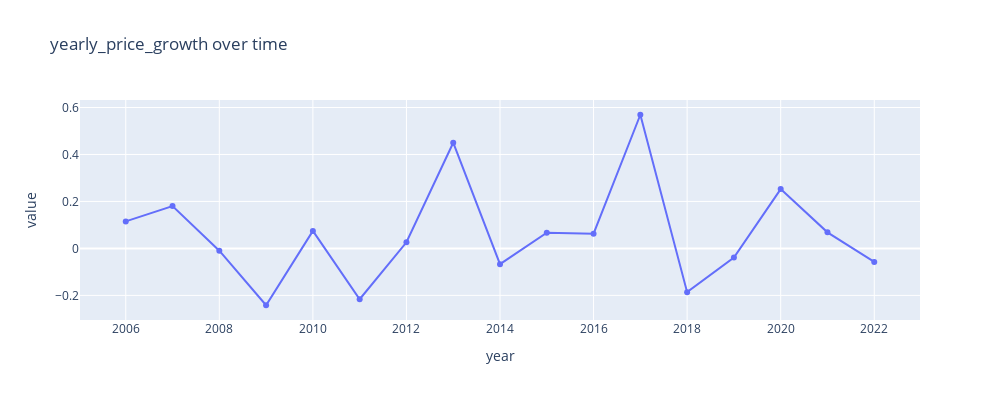
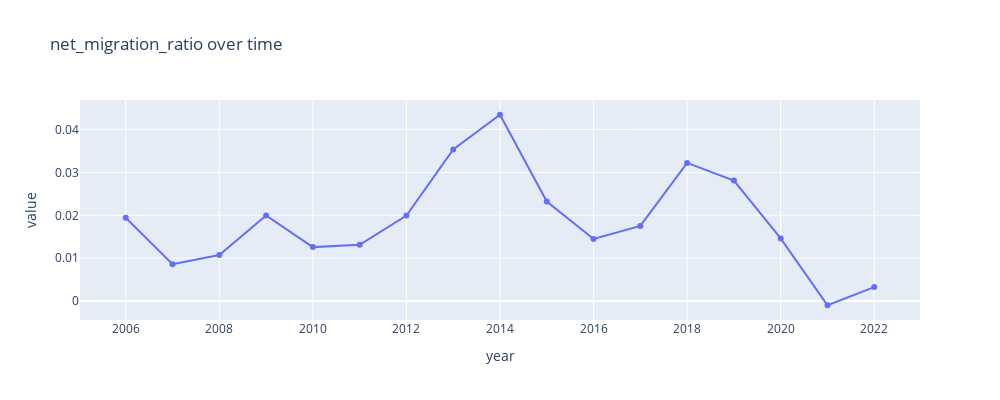
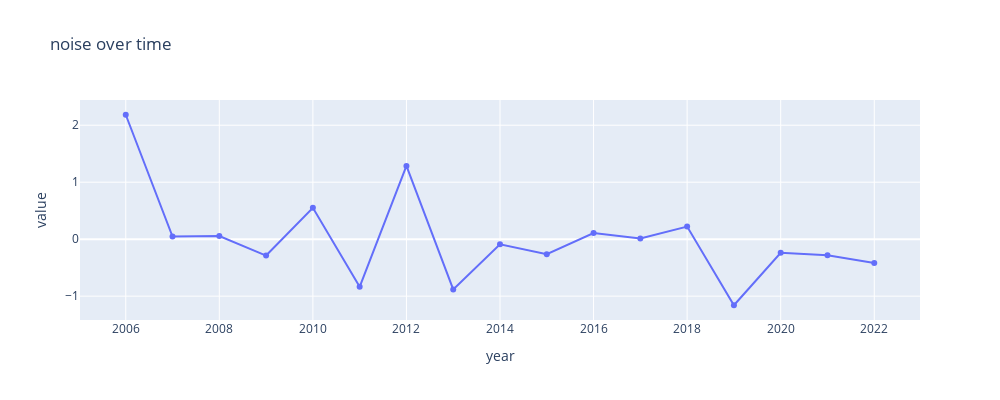

Notebook source saved alongside these figures, in order:
### Code cell
for variable in variables:
    plot_time_series(
        area_df,
        variable,
        group_by_columns,
        granularity_columns,
        f"{variable} over time",
        width=1000,
        height=400,
        showlegend=False,
        # visible="legendonly",
        # highlight=True,
        # highlight_range=(2020, 2022)
    )

### Figure 1 — Plotly figure (JSON) as saved in the notebook; plotly's stock layout.template omitted (floating-point values rounded to 4 significant figures)
{"data": [{"hovertemplate": "variable=('Tokyo-to Chiyoda-ku', 13101)<br>year=%{x}<br>value=%{y}<extra></extra>", "legendgroup": "('Tokyo-to Chiyoda-ku', 13101)", "line": {"color": "#636efa", "dash": "solid"}, "marker": {"symbol": "circle"}, "mode": "lines+markers", "name": "('Tokyo-to Chiyoda-ku', 13101)", "orientation": "v", "showlegend": true, "type": "scatter", "x": [2006, 2007, 2008, 2009, 2010, 2011, 2012, 2013, 2014, 2015, 2016, 2017, 2018, 2019, 2020, 2021, 2022], "xaxis": "x", "y": [0.1151, 0.1805, -0.009674, -0.2419, 0.07463, -0.2163, 0.02618, 0.45, -0.06689, 0.06668, 0.06258, 0.5691, -0.1862, -0.03854, 0.2526, 0.06851, -0.05758], "yaxis": "y"}], "layout": {"autosize": false, "height": 400, "hovermode": "closest", "legend": {"title": {"text": "variable"}, "tracegroupgap": 0}, "showlegend": false, "title": {"text": "yearly_price_growth over time"}, "width": 1000, "xaxis": {"anchor": "y", "domain": [0, 1], "title": {"text": "year"}}, "yaxis": {"anchor": "x", "domain": [0, 1], "title": {"text": "value"}}}}

### Figure 2 — Plotly figure (JSON) as saved in the notebook; plotly's stock layout.template omitted (floating-point values rounded to 4 significant figures)
{"data": [{"hovertemplate": "variable=('Tokyo-to Chiyoda-ku', 13101)<br>year=%{x}<br>value=%{y}<extra></extra>", "legendgroup": "('Tokyo-to Chiyoda-ku', 13101)", "line": {"color": "#636efa", "dash": "solid"}, "marker": {"symbol": "circle"}, "mode": "lines+markers", "name": "('Tokyo-to Chiyoda-ku', 13101)", "orientation": "v", "showlegend": true, "type": "scatter", "x": [2006, 2007, 2008, 2009, 2010, 2011, 2012, 2013, 2014, 2015, 2016, 2017, 2018, 2019, 2020, 2021, 2022], "xaxis": "x", "y": [0.01942, 0.008594, 0.01073, 0.01998, 0.01258, 0.01312, 0.01995, 0.03536, 0.04345, 0.0232, 0.01447, 0.01752, 0.03221, 0.02811, 0.01461, -0.0009758, 0.003262], "yaxis": "y"}], "layout": {"autosize": false, "height": 400, "hovermode": "closest", "legend": {"title": {"text": "variable"}, "tracegroupgap": 0}, "showlegend": false, "title": {"text": "net_migration_ratio over time"}, "width": 1000, "xaxis": {"anchor": "y", "domain": [0, 1], "title": {"text": "year"}}, "yaxis": {"anchor": "x", "domain": [0, 1], "title": {"text": "value"}}}}

### Figure 3 — Plotly figure (JSON) as saved in the notebook; plotly's stock layout.template omitted (floating-point values rounded to 4 significant figures)
{"data": [{"hovertemplate": "variable=('Tokyo-to Chiyoda-ku', 13101)<br>year=%{x}<br>value=%{y}<extra></extra>", "legendgroup": "('Tokyo-to Chiyoda-ku', 13101)", "line": {"color": "#636efa", "dash": "solid"}, "marker": {"symbol": "circle"}, "mode": "lines+markers", "name": "('Tokyo-to Chiyoda-ku', 13101)", "orientation": "v", "showlegend": true, "type": "scatter", "x": [2006, 2007, 2008, 2009, 2010, 2011, 2012, 2013, 2014, 2015, 2016, 2017, 2018, 2019, 2020, 2021, 2022], "xaxis": "x", "y": [2.184, 0.04647, 0.05491, -0.2878, 0.5498, -0.8362, 1.286, -0.8827, -0.08955, -0.2627, 0.1082, 0.01201, 0.2216, -1.16, -0.2391, -0.2813, -0.4162], "yaxis": "y"}], "layout": {"autosize": false, "height": 400, "hovermode": "closest", "legend": {"title": {"text": "variable"}, "tracegroupgap": 0}, "showlegend": false, "title": {"text": "noise over time"}, "width": 1000, "xaxis": {"anchor": "y", "domain": [0, 1], "title": {"text": "year"}}, "yaxis": {"anchor": "x", "domain": [0, 1], "title": {"text": "value"}}}}
